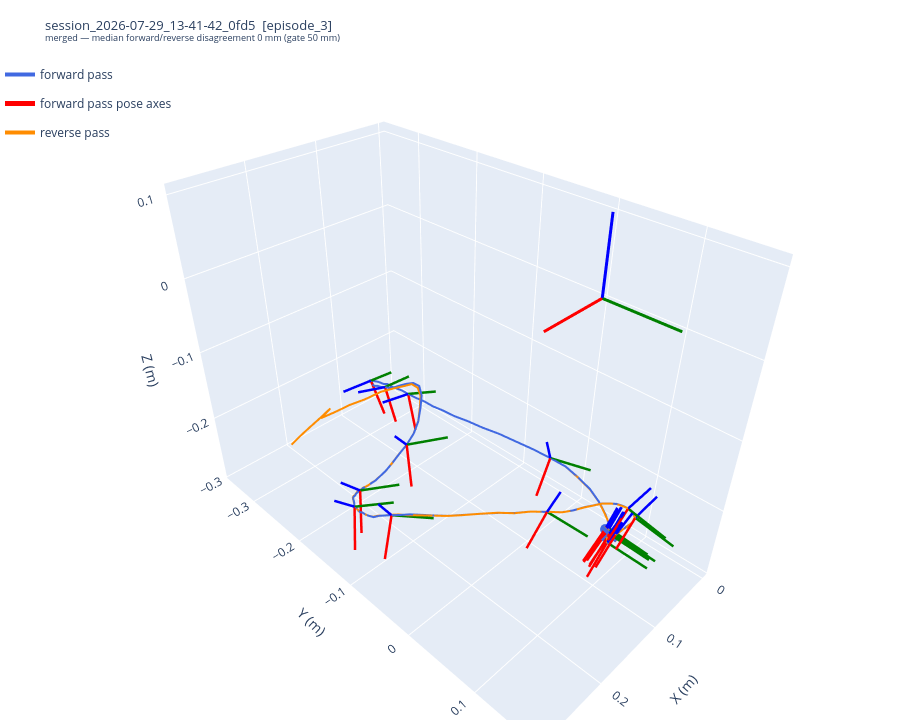

The notebook cell this image was saved under:
### Markdown cell above
## 4. Forward vs reverse in the SLAM frame

No transform is applied — these are the raw SLAM-frame positions, which is the frame the merge
gate judges them in. A break in a drawn line is a stretch where that pass genuinely lost
tracking; the regular `frame_stride` spacing is not treated as a gap (see `tracked_segments`).

Drag to orbit, scroll to zoom, and **hover any point to get its frame index and timestamp** —
that's the handle for tracing an excursion back to the video and the localizer log. Both
renderers are kept: `BACKEND_3D = 'matplotlib'` falls back to the static version, which becomes
a draggable OS window if you also switch the magic in the imports cell to `%matplotlib tk`.

`N_POSE_AXES` triads (red = camera x/right, green = y/down, blue = z/forward) ride on each trajectory, spaced evenly
in time rather than every k-th row, so a dropout doesn't bunch them. They show the rotation
*that pass* reported — the GoPro optical frame, not the hand frame step 5 retargets to —
which is what makes a position disagreement between the passes readable as either a shared path
walked differently or two genuinely different attitudes. Toggle them from the legend
independently of the trajectories.

### Code cell
def draw_axes(ax, origin, R, scale, label):
    """Draw RGB xyz axes at origin with orientation R (3x3, columns = x/y/z directions)."""
    for i, color in enumerate(('red', 'green', 'blue')):
        ax.quiver(
            *origin,
            R[0, i],
            R[1, i],
            R[2, i],
            length=scale,
            color=color,
            linewidth=1.5,
            arrow_length_ratio=0.2,
            label=f'{label} {"xyz"[i]}',
        )


def plot_passes_3d(ep, ep_key, fwd, rev, merged, ann, axis_scale=0.1, figsize=(12, 9)):
    """3D plot of the forward and reverse passes in the raw SLAM frame."""
    fig = plt.figure(figsize=figsize)
    ax = fig.add_subplot(111, projection='3d')
    stride = int(ann.get('frame_stride', 1) or 1)

    series = [
        (fwd, 'royalblue', 'forward pass', 1.4, 0.9),
        (rev, 'darkorange', 'reverse pass', 1.4, 0.9),
    ]
    if SHOW_MERGED:
        series.append((merged, 'black', 'merged (gopro/slam_poses)', 0.9, 0.5))

    for poses, color, label, lw, alpha in series:
        if poses is None:
            continue
        segments = tracked_segments(poses, stride)
        if not segments:
            print(f'{label}: no tracked poses, nothing to draw')
            continue
        for n, run in enumerate(segments):
            xyz = poses[run, :3]
            seg_label = label if n == 0 else None
            if len(run) == 1:
                ax.scatter(*xyz[0], color=color, marker='.', s=12, alpha=alpha, label=seg_label)
            else:
                ax.plot(xyz[:, 0], xyz[:, 1], xyz[:, 2], color=color, linewidth=lw, alpha=alpha, label=seg_label)
        first, last = segments[0][0], segments[-1][-1]
        ax.scatter(*poses[first, :3], color=color, marker='o', s=45, edgecolor='k', linewidth=0.5, zorder=5)
        ax.scatter(*poses[last, :3], color=color, marker='X', s=55, edgecolor='k', linewidth=0.5, zorder=5)
        if len(segments) > 1:
            print(f'{label}: {len(segments)} segments (tracking lost {len(segments) - 1}x)')

    # The SLAM frame origin: where the atlas puts (0,0,0), i.e. the map's own reference.
    draw_axes(ax, np.zeros(3), np.eye(3), axis_scale, 'SLAM')

    zoom = {'forward': fwd, 'reverse': rev}.get(ZOOM_TO)
    if zoom is not None:
        xyz = zoom[~np.isnan(zoom[:, 0]), :3]
        # A cube around this pass: equal aspect on a hand-set box only stays equal if the box
        # is already one, so build it that way rather than letting matplotlib reconcile it.
        centre = (xyz.max(axis=0) + xyz.min(axis=0)) / 2
        half = max((xyz.max(axis=0) - xyz.min(axis=0)).max() / 2, axis_scale) * 1.15
        ax.set_xlim(centre[0] - half, centre[0] + half)
        ax.set_ylim(centre[1] - half, centre[1] + half)
        ax.set_zlim(centre[2] - half, centre[2] + half)

    ax.set_xlabel('X (m)')
    ax.set_ylabel('Y (m)')
    ax.set_zlabel('Z (m)')

    overlap_mm = ann.get('reverse_overlap_median_mm', float('nan'))
    if ann.get('reverse_pass'):
        verdict = 'merged' if ann.get('reverse_merged') else 'reverse DISCARDED'
        subtitle = f'{verdict} — median forward/reverse disagreement {overlap_mm:.0f} mm (gate 50 mm)'
    else:
        subtitle = 'reverse pass not run'
    ax.set_title(
        f'{pathlib.Path(SESSION).name}  [{ep_key}]\n'
        f'{subtitle}\n'
        f'o = first tracked frame,  X = last',
        fontsize=9,
    )

    handles, labels = ax.get_legend_handles_labels()
    seen, dedup_h, dedup_l = set(), [], []
    for h, lbl in zip(handles, labels):
        if lbl not in seen:
            seen.add(lbl)
            dedup_h.append(h)
            dedup_l.append(lbl)
    ax.legend(dedup_h, dedup_l, fontsize=8, loc='upper left')

    ax.set_aspect('equal')
    fig.tight_layout()
    return fig, ax


def pose_axis_traces(poses, t_rel, name, n_axes, length):
    """
    Return three traces drawing ``n_axes`` pose triads, evenly spaced in time.

    Spacing is by *timestamp*, not by row: picking every len/N-th tracked row would bunch the
    triads wherever tracking was dense and skip whole seconds across a dropout. Targets are laid
    out uniformly between the first and last tracked time, then snapped to the nearest tracked
    frame (`timebase.nearest_idx`, the same helper the exporter resamples poses with).

    The triad is the rotation the pass reports for that frame: the columns of R are the camera
    optical axes expressed in the SLAM world frame, so red/green/blue are right/down/forward.
    """
    valid = np.flatnonzero(~np.isnan(poses[:, 0]))
    if n_axes < 1 or len(valid) < 2:
        return []
    t_valid = t_rel[valid]
    picks = np.unique(valid[nearest_idx(t_valid, np.linspace(t_valid[0], t_valid[-1], n_axes))])
    R = Rotation.from_quat(poses[picks, 3:]).as_matrix()  # (K,3,3), columns = body axes in world

    traces = []
    for i, (color, axis_label) in enumerate(zip(('red', 'green', 'blue'), 'xyz')):
        xs: list[float | None] = []
        ys: list[float | None] = []
        zs: list[float | None] = []
        hover: list[list[float]] = []
        for k, idx in enumerate(picks):
            p = poses[idx, :3]
            tip = p + length * R[k][:, i]
            # None breaks the line between triads, so all K segments ride in one trace.
            xs += [p[0], tip[0], None]
            ys += [p[1], tip[1], None]
            zs += [p[2], tip[2], None]
            hover += [[int(idx), float(t_rel[idx])]] * 3
        traces.append(
            go.Scatter3d(
                x=xs,
                y=ys,
                z=zs,
                mode='lines',
                line={'color': color, 'width': 5},
                name=f'{name} pose axes',
                legendgroup=f'{name} axes',
                showlegend=(i == 0),
                customdata=hover,
                hovertemplate=(
                    f'camera {axis_label}<br>frame %{{customdata[0]}}  t=%{{customdata[1]:.2f}}s'
                    f'<extra>{name}</extra>'
                ),
            )
        )
    return traces


def plotly_passes_3d(ep_key, fwd, rev, merged, ann, t_rel, axis_scale=0.1):
    """Same content as plot_passes_3d, as an orbitable plotly scene with per-point hover."""
    stride = int(ann.get('frame_stride', 1) or 1)
    fig = go.Figure()

    series = [(fwd, 'royalblue', 'forward pass'), (rev, 'darkorange', 'reverse pass')]
    if SHOW_MERGED:
        series.append((merged, 'black', 'merged (gopro/slam_poses)'))

    # Auto triad length: a fixed metre value is unusable across trajectories that range from
    # centimetres to metres. Scale to whatever the view is actually framing.
    zoom_pass = {'forward': fwd, 'reverse': rev}.get(ZOOM_TO)
    extent_from = [zoom_pass] if zoom_pass is not None else [p for p, _, _ in series if p is not None]
    tracked_xyz = np.concatenate([p[~np.isnan(p[:, 0]), :3] for p in extent_from])
    axis_len = POSE_AXIS_LEN or 0.07 * float((tracked_xyz.max(axis=0) - tracked_xyz.min(axis=0)).max())

    wanted = {'forward': {'forward pass'}, 'reverse': {'reverse pass'}, 'both': {'forward pass', 'reverse pass'}}.get(
        POSE_AXES_FOR, set()
    )

    for poses, color, name in series:
        if poses is None:
            continue
        for n, run in enumerate(tracked_segments(poses, stride)):
            fig.add_trace(
                go.Scatter3d(
                    x=poses[run, 0],
                    y=poses[run, 1],
                    z=poses[run, 2],
                    mode='lines' if len(run) > 1 else 'markers',
                    line={'color': color, 'width': 4},
                    marker={'color': color, 'size': 2},
                    name=name,
                    legendgroup=name,
                    showlegend=(n == 0),
                    # The point of the hover: read off *which frame* a bad excursion happened on,
                    # so it can be traced back to the video and the localizer log.
                    customdata=np.stack([run, t_rel[run]], axis=1),
                    hovertemplate=(
                        'frame %{customdata[0]}  t=%{customdata[1]:.2f}s<br>'
                        '(%{x:.3f}, %{y:.3f}, %{z:.3f}) m<extra>' + name + '</extra>'
                    ),
                )
            )
        if name in wanted:
            for trace in pose_axis_traces(poses, t_rel, name, N_POSE_AXES, axis_len):
                fig.add_trace(trace)

        runs = tracked_segments(poses, stride)
        if runs:
            for idx, symbol, tag in ((runs[0][0], 'circle', 'first'), (runs[-1][-1], 'x', 'last')):
                fig.add_trace(
                    go.Scatter3d(
                        x=[poses[idx, 0]],
                        y=[poses[idx, 1]],
                        z=[poses[idx, 2]],
                        mode='markers',
                        marker={'color': color, 'size': 6, 'symbol': symbol},
                        name=f'{name} ({tag} tracked)',
                        legendgroup=name,
                        showlegend=False,
                        hovertemplate=f'{tag} tracked frame {idx}<extra>{name}</extra>',
                    )
                )

    # SLAM frame axes at the atlas origin.
    for i, (color, label) in enumerate(zip(('red', 'green', 'blue'), 'xyz')):
        end = np.zeros(3)
        end[i] = axis_scale
        fig.add_trace(
            go.Scatter3d(
                x=[0, end[0]],
                y=[0, end[1]],
                z=[0, end[2]],
                mode='lines',
                line={'color': color, 'width': 6},
                name=f'SLAM {label}',
                showlegend=False,
                hoverinfo='skip',
            )
        )

    overlap_mm = ann.get('reverse_overlap_median_mm', float('nan'))
    if ann.get('reverse_pass'):
        verdict = 'merged' if ann.get('reverse_merged') else 'reverse DISCARDED'
        subtitle = f'{verdict} — median forward/reverse disagreement {overlap_mm:.0f} mm (gate 50 mm)'
    else:
        subtitle = 'reverse pass not run'

    scene = {
        'xaxis_title': 'X (m)',
        'yaxis_title': 'Y (m)',
        'zaxis_title': 'Z (m)',
        'aspectmode': 'data',  # equal aspect; 'cube' would distort the trajectory shape
    }
    zoom = {'forward': fwd, 'reverse': rev}.get(ZOOM_TO)
    if zoom is not None:
        xyz = zoom[~np.isnan(zoom[:, 0]), :3]
        centre = (xyz.max(axis=0) + xyz.min(axis=0)) / 2
        half = max((xyz.max(axis=0) - xyz.min(axis=0)).max() / 2, axis_scale) * 1.15
        for i, axis in enumerate(('xaxis', 'yaxis', 'zaxis')):
            scene[axis] = {'range': [centre[i] - half, centre[i] + half]}
        scene['aspectmode'] = 'cube'  # the ranges are already a cube, so this stays undistorted

    fig.update_layout(
        title={'text': f'{pathlib.Path(SESSION).name}  [{ep_key}]<br><sup>{subtitle}</sup>', 'font': {'size': 13}},
        scene=scene,
        height=720,
        margin={'l': 0, 'r': 0, 't': 60, 'b': 0},
        legend={'x': 0, 'y': 1},
    )
    return fig


if BACKEND_3D == 'plotly':
    fig3d = plotly_passes_3d(EP_KEY, fwd, rev, merged, ann, t_rel)
    fig3d.show()
else:
    fig, ax = plot_passes_3d(ep, EP_KEY, fwd, rev, merged, ann)
    plt.show()

### Figure 1 — Plotly figure (JSON) as saved in the notebook; plotly's stock layout.template omitted (floating-point values rounded to 4 significant figures; data arrays with more than 128 entries replaced by an {"elided": "..."} marker saying what was removed)
{"data": [{"customdata": {"elided": "204x2 float values"}, "hovertemplate": "frame %{customdata[0]}  t=%{customdata[1]:.2f}s<br>(%{x:.3f}, %{y:.3f}, %{z:.3f}) m<extra>forward pass</extra>", "legendgroup": "forward pass", "line": {"color": "royalblue", "width": 4}, "marker": {"color": "royalblue", "size": 2}, "mode": "lines", "name": "forward pass", "showlegend": true, "type": "scatter3d", "x": {"elided": "204 float values"}, "y": {"elided": "204 float values"}, "z": {"elided": "204 float values"}}, {"customdata": [[0, 0], [0, 0], [0, 0], [22, 0.367], [22, 0.367], [22, 0.367], [42, 0.7007], [42, 0.7007], [42, 0.7007], [64, 1.068], [64, 1.068], [64, 1.068], [86, 1.435], [86, 1.435], [86, 1.435], [106, 1.768], [106, 1.768], [106, 1.768], [128, 2.135], [128, 2.135], [128, 2.135], [150, 2.503], [150, 2.503], [150, 2.503], [170, 2.836], [170, 2.836], [170, 2.836], [192, 3.203], [192, 3.203], [192, 3.203], [214, 3.57], [214, 3.57], [214, 3.57], [236, 3.937], [236, 3.937], [236, 3.937], [256, 4.271], [256, 4.271], [256, 4.271], [278, 4.638], [278, 4.638], [278, 4.638], [300, 5.005], [300, 5.005], [300, 5.005], [320, 5.339], [320, 5.339], [320, 5.339], [342, 5.706], [342, 5.706], [342, 5.706], [364, 6.073], [364, 6.073], [364, 6.073], [384, 6.406], [384, 6.406], [384, 6.406], [406, 6.773], [406, 6.773], [406, 6.773]], "hovertemplate": "body x<br>frame %{customdata[0]}  t=%{customdata[1]:.2f}s<extra>forward pass</extra>", "legendgroup": "forward pass axes", "line": {"color": "red", "width": 5}, "mode": "lines", "name": "forward pass pose axes", "showlegend": true, "type": "scatter3d", "x": [0.08096, 0.1296, null, 0.0793, 0.128, null, 0.07992, 0.1285, null, 0.07645, 0.1252, null, 0.07773, 0.1265, null, 0.07522, 0.1238, null, 0.05902, 0.09989, null, 0.08445, 0.09379, null, 0.0896, 0.09376, null, 0.09051, 0.1016, null, 0.1832, 0.2063, null, 0.2434, 0.2697, null, 0.2584, 0.2848, null, 0.2424, 0.2761, null, 0.1451, 0.1922, null, 0.08039, 0.1292, null, 0.07351, 0.1222, null, 0.09121, 0.1397, null, 0.1016, 0.1498, null, 0.09288, 0.1414, null], "y": [0.0939, 0.1011, null, 0.09321, 0.1002, null, 0.09424, 0.1013, null, 0.09638, 0.1032, null, 0.0964, 0.1031, null, 0.09909, 0.1062, null, -0.006537, 0.007966, null, -0.2308, -0.2077, null, -0.3029, -0.2721, null, -0.2715, -0.2389, null, -0.1244, -0.0922, null, -0.1417, -0.1105, null, -0.135, -0.1054, null, -0.08744, -0.06247, null, 0.05776, 0.06983, null, 0.1173, 0.1267, null, 0.1241, 0.1338, null, 0.1137, 0.1233, null, 0.1107, 0.1206, null, 0.1069, 0.1163, null], "z": [-0.2284, -0.2375, null, -0.2305, -0.2397, null, -0.2307, -0.24, null, -0.229, -0.2379, null, -0.2285, -0.2375, null, -0.2346, -0.2442, null, -0.1965, -0.2214, null, -0.2025, -0.2459, null, -0.2134, -0.2526, null, -0.2084, -0.2446, null, -0.1723, -0.2027, null, -0.2168, -0.2458, null, -0.2284, -0.2588, null, -0.2203, -0.2476, null, -0.1825, -0.1943, null, -0.1811, -0.187, null, -0.1949, -0.2007, null, -0.2153, -0.2227, null, -0.2224, -0.2316, null, -0.2181, -0.2259, null]}, {"customdata": [[0, 0], [0, 0], [0, 0], [22, 0.367], [22, 0.367], [22, 0.367], [42, 0.7007], [42, 0.7007], [42, 0.7007], [64, 1.068], [64, 1.068], [64, 1.068], [86, 1.435], [86, 1.435], [86, 1.435], [106, 1.768], [106, 1.768], [106, 1.768], [128, 2.135], [128, 2.135], [128, 2.135], [150, 2.503], [150, 2.503], [150, 2.503], [170, 2.836], [170, 2.836], [170, 2.836], [192, 3.203], [192, 3.203], [192, 3.203], [214, 3.57], [214, 3.57], [214, 3.57], [236, 3.937], [236, 3.937], [236, 3.937], [256, 4.271], [256, 4.271], [256, 4.271], [278, 4.638], [278, 4.638], [278, 4.638], [300, 5.005], [300, 5.005], [300, 5.005], [320, 5.339], [320, 5.339], [320, 5.339], [342, 5.706], [342, 5.706], [342, 5.706], [364, 6.073], [364, 6.073], [364, 6.073], [384, 6.406], [384, 6.406], [384, 6.406], [406, 6.773], [406, 6.773], [406, 6.773]], "hovertemplate": "body y<br>frame %{customdata[0]}  t=%{customdata[1]:.2f}s<extra>forward pass</extra>", "legendgroup": "forward pass axes", "line": {"color": "green", "width": 5}, "mode": "lines", "name": "forward pass pose axes", "showlegend": false, "type": "scatter3d", "x": [0.08096, 0.07153, null, 0.0793, 0.07007, null, 0.07992, 0.07056, null, 0.07645, 0.0674, null, 0.07773, 0.06875, null, 0.07522, 0.06576, null, 0.05902, 0.04171, null, 0.08445, 0.07519, null, 0.0896, 0.0845, null, 0.09051, 0.07945, null, 0.1832, 0.1502, null, 0.2434, 0.2152, null, 0.2584, 0.2315, null, 0.2424, 0.2162, null, 0.1451, 0.1295, null, 0.08039, 0.06945, null, 0.07351, 0.06233, null, 0.09121, 0.07975, null, 0.1016, 0.08928, null, 0.09288, 0.08145, null], "y": [0.0939, 0.1412, null, 0.09321, 0.1406, null, 0.09424, 0.1416, null, 0.09638, 0.1437, null, 0.0964, 0.1438, null, 0.09909, 0.1465, null, -0.006537, 0.04036, null, -0.2308, -0.1866, null, -0.3029, -0.2636, null, -0.2715, -0.2336, null, -0.1244, -0.08897, null, -0.1417, -0.1034, null, -0.135, -0.09562, null, -0.08744, -0.04532, null, 0.05776, 0.1023, null, 0.1173, 0.1612, null, 0.1241, 0.1687, null, 0.1137, 0.1597, null, 0.1107, 0.1567, null, 0.1069, 0.1532, null], "z": [-0.2284, -0.2417, null, -0.2305, -0.2434, null, -0.2307, -0.2438, null, -0.229, -0.2423, null, -0.2285, -0.2418, null, -0.2346, -0.2475, null, -0.1965, -0.1976, null, -0.2025, -0.181, null, -0.2134, -0.183, null, -0.2084, -0.1777, null, -0.1723, -0.1598, null, -0.2168, -0.2013, null, -0.2284, -0.2134, null, -0.2203, -0.2141, null, -0.1825, -0.1989, null, -0.1811, -0.2025, null, -0.1949, -0.2147, null, -0.2153, -0.2314, null, -0.2224, -0.2376, null, -0.2181, -0.2329, null]}, {"customdata": [[0, 0], [0, 0], [0, 0], [22, 0.367], [22, 0.367], [22, 0.367], [42, 0.7007], [42, 0.7007], [42, 0.7007], [64, 1.068], [64, 1.068], [64, 1.068], [86, 1.435], [86, 1.435], [86, 1.435], [106, 1.768], [106, 1.768], [106, 1.768], [128, 2.135], [128, 2.135], [128, 2.135], [150, 2.503], [150, 2.503], [150, 2.503], [170, 2.836], [170, 2.836], [170, 2.836], [192, 3.203], [192, 3.203], [192, 3.203], [214, 3.57], [214, 3.57], [214, 3.57], [236, 3.937], [236, 3.937], [236, 3.937], [256, 4.271], [256, 4.271], [256, 4.271], [278, 4.638], [278, 4.638], [278, 4.638], [300, 5.005], [300, 5.005], [300, 5.005], [320, 5.339], [320, 5.339], [320, 5.339], [342, 5.706], [342, 5.706], [342, 5.706], [364, 6.073], [364, 6.073], [364, 6.073], [384, 6.406], [384, 6.406], [384, 6.406], [406, 6.773], [406, 6.773], [406, 6.773]], "hovertemplate": "body z<br>frame %{customdata[0]}  t=%{customdata[1]:.2f}s<extra>forward pass</extra>", "legendgroup": "forward pass axes", "line": {"color": "blue", "width": 5}, "mode": "lines", "name": "forward pass pose axes", "showlegend": false, "type": "scatter3d", "x": [0.08096, 0.08763, null, 0.0793, 0.08618, null, 0.07992, 0.08687, null, 0.07645, 0.08305, null, 0.07773, 0.08447, null, 0.07522, 0.08249, null, 0.05902, 0.08203, null, 0.08445, 0.1327, null, 0.0896, 0.1392, null, 0.09051, 0.138, null, 0.1832, 0.2128, null, 0.2434, 0.2753, null, 0.2584, 0.2912, null, 0.2424, 0.2685, null, 0.1451, 0.1517, null, 0.08039, 0.08154, null, 0.07351, 0.07485, null, 0.09121, 0.09495, null, 0.1016, 0.1071, null, 0.09288, 0.09731, null], "y": [0.0939, 0.1085, null, 0.09321, 0.1074, null, 0.09424, 0.1087, null, 0.09638, 0.111, null, 0.0964, 0.111, null, 0.09909, 0.1134, null, -0.006537, 0.002978, null, -0.2308, -0.2268, null, -0.3029, -0.3015, null, -0.2715, -0.2703, null, -0.1244, -0.1102, null, -0.1417, -0.1334, null, -0.135, -0.1266, null, -0.08744, -0.07733, null, 0.05776, 0.07694, null, 0.1173, 0.1395, null, 0.1241, 0.1447, null, 0.1137, 0.131, null, 0.1107, 0.1276, null, 0.1069, 0.123, null], "z": [-0.2284, -0.1811, null, -0.2305, -0.1831, null, -0.2307, -0.1834, null, -0.229, -0.1817, null, -0.2285, -0.1811, null, -0.2346, -0.1873, null, -0.1965, -0.1532, null, -0.2025, -0.19, null, -0.2134, -0.207, null, -0.2084, -0.1928, null, -0.1723, -0.1346, null, -0.2168, -0.1792, null, -0.2284, -0.1916, null, -0.2203, -0.1789, null, -0.1825, -0.1368, null, -0.1811, -0.1363, null, -0.1949, -0.1493, null, -0.2153, -0.1686, null, -0.2224, -0.1756, null, -0.2181, -0.171, null]}, {"hovertemplate": "first tracked frame 0<extra>forward pass</extra>", "legendgroup": "forward pass", "marker": {"color": "royalblue", "size": 6, "symbol": "circle"}, "mode": "markers", "name": "forward pass (first tracked)", "showlegend": false, "type": "scatter3d", "x": [0.08096], "y": [0.0939], "z": [-0.2284]}, {"hovertemplate": "last tracked frame 406<extra>forward pass</extra>", "legendgroup": "forward pass", "marker": {"color": "royalblue", "size": 6, "symbol": "x"}, "mode": "markers", "name": "forward pass (last tracked)", "showlegend": false, "type": "scatter3d", "x": [0.09288], "y": [0.1069], "z": [-0.2181]}, {"customdata": [[0.0, 0.0], [2.0, 0.03337], [4.0, 0.06673], [6.0, 0.1001], [8.0, 0.1335], [10.0, 0.1668], [12.0, 0.2002], [14.0, 0.2336], [16.0, 0.2669], [18.0, 0.3003], [20.0, 0.3337], [22.0, 0.367], [24.0, 0.4004], [26.0, 0.4338], [28.0, 0.4671], [30.0, 0.5005], [32.0, 0.5339], [34.0, 0.5672], [36.0, 0.6006], [38.0, 0.634], [40.0, 0.6673], [42.0, 0.7007], [44.0, 0.7341], [46.0, 0.7674], [48.0, 0.8008], [50.0, 0.8342], [52.0, 0.8675], [54.0, 0.9009], [56.0, 0.9343], [58.0, 0.9676], [60.0, 1.001], [62.0, 1.034], [64.0, 1.068], [66.0, 1.101], [68.0, 1.134], [70.0, 1.168], [72.0, 1.201], [74.0, 1.235], [76.0, 1.268], [78.0, 1.301], [80.0, 1.335], [82.0, 1.368], [84.0, 1.401], [86.0, 1.435], [88.0, 1.468], [90.0, 1.501], [92.0, 1.535], [94.0, 1.568], [96.0, 1.602], [98.0, 1.635], [100.0, 1.668], [102.0, 1.702], [104.0, 1.735], [106.0, 1.768], [108.0, 1.802], [110.0, 1.835], [112.0, 1.869], [114.0, 1.902], [116.0, 1.935], [118.0, 1.969], [120.0, 2.002], [122.0, 2.035], [124.0, 2.069], [126.0, 2.102]], "hovertemplate": "frame %{customdata[0]}  t=%{customdata[1]:.2f}s<br>(%{x:.3f}, %{y:.3f}, %{z:.3f}) m<extra>reverse pass</extra>", "legendgroup": "reverse pass", "line": {"color": "darkorange", "width": 4}, "marker": {"color": "darkorange", "size": 2}, "mode": "lines", "name": "reverse pass", "showlegend": true, "type": "scatter3d", "x": [0.0809, 0.08243, 0.08199, 0.08193, 0.08267, 0.08209, 0.08178, 0.08076, 0.0803, 0.08017, 0.07993, 0.07909, 0.07998, 0.08064, 0.08065, 0.08096, 0.08047, 0.08093, 0.08097, 0.08118, 0.08078, 0.08056, 0.081, 0.08096, 0.08032, 0.07967, 0.07909, 0.07849, 0.07802, 0.07788, 0.07754, 0.07784, 0.0767, 0.07687, 0.07649, 0.07668, 0.07711, 0.07747, 0.07725, 0.07725, 0.07722, 0.07664, 0.07668, 0.0775, 0.0776, 0.07769, 0.07772, 0.07834, 0.07729, 0.07736, 0.07665, 0.07674, 0.07593, 0.07528, 0.07455, 0.07353, 0.07251, 0.06902, 0.06435, 0.06116, 0.05652, 0.05427, 0.05411, 0.05469], "y": [0.0939, 0.09493, 0.09513, 0.09553, 0.0954, 0.09535, 0.09443, 0.09421, 0.09425, 0.0936, 0.0934, 0.09321, 0.09309, 0.0925, 0.09357, 0.09386, 0.09364, 0.09431, 0.09438, 0.09455, 0.09507, 0.09413, 0.09517, 0.09512, 0.09546, 0.09599, 0.09559, 0.096, 0.09548, 0.09564, 0.09508, 0.09561, 0.09632, 0.09558, 0.09557, 0.09563, 0.09612, 0.09553, 0.09522, 0.09566, 0.0957, 0.09639, 0.09638, 0.09641, 0.09671, 0.09666, 0.09719, 0.0973, 0.09725, 0.09745, 0.09802, 0.09836, 0.09915, 0.09903, 0.09846, 0.09854, 0.09732, 0.09378, 0.08748, 0.07959, 0.06633, 0.05067, 0.03222, 0.01332], "z": [-0.2284, -0.2283, -0.2284, -0.2287, -0.2288, -0.2297, -0.2302, -0.2303, -0.2301, -0.2309, -0.23, -0.231, -0.2305, -0.2305, -0.2302, -0.2301, -0.2303, -0.2301, -0.2307, -0.2305, -0.2307, -0.2311, -0.2306, -0.231, -0.2305, -0.23, -0.2305, -0.2293, -0.2294, -0.2292, -0.2292, -0.229, -0.2291, -0.2294, -0.2291, -0.2295, -0.2299, -0.2294, -0.2295, -0.2294, -0.229, -0.2286, -0.2288, -0.2287, -0.2285, -0.2286, -0.2285, -0.2285, -0.2289, -0.2291, -0.2296, -0.2313, -0.2333, -0.2347, -0.2366, -0.2378, -0.2379, -0.2369, -0.2338, -0.2289, -0.2211, -0.213, -0.2063, -0.2002]}, {"customdata": {"elided": "115x2 float values"}, "hovertemplate": "frame %{customdata[0]}  t=%{customdata[1]:.2f}s<br>(%{x:.3f}, %{y:.3f}, %{z:.3f}) m<extra>reverse pass</extra>", "legendgroup": "reverse pass", "line": {"color": "darkorange", "width": 4}, "marker": {"color": "darkorange", "size": 2}, "mode": "lines", "name": "reverse pass", "showlegend": false, "type": "scatter3d", "x": [0.2029, 0.189, 0.1742, 0.1583, 0.1411, 0.1609, 0.1445, 0.1324, 0.1173, 0.1072, 0.1035, 0.104, 0.1071, 0.1138, 0.125, 0.1398, 0.1544, 0.169, 0.1832, 0.195, 0.2057, 0.2145, 0.2205, 0.2261, 0.23, 0.2333, 0.2366, 0.2395, 0.2415, 0.2433, 0.2457, 0.2485, 0.2508, 0.2517, 0.2532, 0.2546, 0.2548, 0.2563, 0.2572, 0.2581, 0.2579, 0.2579, 0.2582, 0.2581, 0.2569, 0.256, 0.2551, 0.253, 0.2498, 0.2466, 0.2426, 0.2379, 0.233, 0.2268, 0.2196, 0.2116, 0.2019, 0.1903, 0.1782, 0.1683, 0.1565, 0.1451, 0.1359, 0.1275, 0.1184, 0.1114, 0.104, 0.09718, 0.0913, 0.08708, 0.08317, 0.0804, 0.0786, 0.07781, 0.07704, 0.07703, 0.07699, 0.07696, 0.07645, 0.07523, 0.07446, 0.07329, 0.07392, 0.07521, 0.07424, 0.07549, 0.07616, 0.07921, 0.08133, 0.08357, 0.08653, 0.08923, 0.08984, 0.09179, 0.09347, 0.09503, 0.0959, 0.09846, 0.1001, 0.1018, 0.1011, 0.1018, 0.1025, 0.1016, 0.1022, 0.1008, 0.09946, 0.09771, 0.09675, 0.09636, 0.09516, 0.09508, 0.0935, 0.09273, 0.09232], "y": [-0.3486, -0.3452, -0.3416, -0.3382, -0.3339, -0.3301, -0.3185, -0.3002, -0.2836, -0.2601, -0.236, -0.2154, -0.1974, -0.1787, -0.1617, -0.1474, -0.1347, -0.1278, -0.1246, -0.1254, -0.1265, -0.1287, -0.132, -0.1343, -0.1361, -0.1373, -0.1389, -0.1405, -0.1415, -0.1419, -0.1434, -0.1435, -0.1432, -0.1436, -0.1438, -0.142, -0.1411, -0.1384, -0.1369, -0.1358, -0.1335, -0.1307, -0.1277, -0.1253, -0.1231, -0.1185, -0.1135, -0.1081, -0.102, -0.09594, -0.08853, -0.07912, -0.06979, -0.05772, -0.04378, -0.02845, -0.01495, 0.00071, 0.01674, 0.03097, 0.04374, 0.05772, 0.07046, 0.07893, 0.08617, 0.0926, 0.09845, 0.1046, 0.1086, 0.1128, 0.117, 0.1173, 0.1198, 0.1208, 0.1229, 0.1237, 0.1243, 0.1244, 0.1236, 0.1241, 0.1241, 0.1245, 0.124, 0.1233, 0.1235, 0.1229, 0.123, 0.1213, 0.1208, 0.119, 0.1177, 0.1164, 0.1155, 0.1139, 0.1139, 0.1132, 0.1129, 0.112, 0.1121, 0.1119, 0.1113, 0.1114, 0.1115, 0.111, 0.1102, 0.1097, 0.1081, 0.1074, 0.107, 0.1063, 0.1067, 0.1067, 0.1069, 0.1069, 0.1071], "z": [-0.29, -0.2804, -0.2713, -0.2623, -0.2512, -0.2557, -0.2476, -0.2324, -0.2217, -0.2023, -0.1861, -0.1722, -0.1588, -0.152, -0.1501, -0.1531, -0.1583, -0.1659, -0.1727, -0.1803, -0.1889, -0.1974, -0.2032, -0.2078, -0.2097, -0.2117, -0.2131, -0.2141, -0.2158, -0.2168, -0.2177, -0.2194, -0.2211, -0.2209, -0.2228, -0.2231, -0.2242, -0.2257, -0.2268, -0.2283, -0.229, -0.2302, -0.2307, -0.2309, -0.2305, -0.2311, -0.2305, -0.2298, -0.2259, -0.2239, -0.2203, -0.2167, -0.2147, -0.2108, -0.2067, -0.2021, -0.1983, -0.1935, -0.1892, -0.187, -0.1839, -0.1824, -0.1807, -0.178, -0.1748, -0.1725, -0.1707, -0.171, -0.173, -0.1756, -0.1782, -0.1811, -0.1827, -0.1855, -0.188, -0.1889, -0.1893, -0.1906, -0.1912, -0.1911, -0.1926, -0.1935, -0.1947, -0.1968, -0.1981, -0.2006, -0.2014, -0.2038, -0.2053, -0.2073, -0.2094, -0.2115, -0.213, -0.2156, -0.2174, -0.2192, -0.2209, -0.2223, -0.222, -0.2228, -0.2225, -0.2223, -0.2225, -0.2221, -0.2214, -0.2197, -0.2187, -0.2186, -0.2189, -0.2191, -0.2193, -0.2191, -0.2183, -0.2187, -0.2183]}, {"hovertemplate": "first tracked frame 0<extra>reverse pass</extra>", "legendgroup": "reverse pass", "marker": {"color": "darkorange", "size": 6, "symbol": "circle"}, "mode": "markers", "name": "reverse pass (first tracked)", "showlegend": false, "type": "scatter3d", "x": [0.0809], "y": [0.0939], "z": [-0.2284]}, {"hovertemplate": "last tracked frame 406<extra>reverse pass</extra>", "legendgroup": "reverse pass", "marker": {"color": "darkorange", "size": 6, "symbol": "x"}, "mode": "markers", "name": "reverse pass (last tracked)", "showlegend": false, "type": "scatter3d", "x": [0.09232], "y": [0.1071], "z": [-0.2183]}, {"hoverinfo": "skip", "line": {"color": "red", "width": 6}, "mode": "lines", "name": "SLAM x", "showlegend": false, "type": "scatter3d", "x": [0, 0.1], "y": [0, 0], "z": [0, 0]}, {"hoverinfo": "skip", "line": {"color": "green", "width": 6}, "mode": "lines", "name": "SLAM y", "showlegend": false, "type": "scatter3d", "x": [0, 0], "y": [0, 0.1], "z": [0, 0]}, {"hoverinfo": "skip", "line": {"color": "blue", "width": 6}, "mode": "lines", "name": "SLAM z", "showlegend": false, "type": "scatter3d", "x": [0, 0], "y": [0, 0], "z": [0, 0.1]}], "layout": {"height": 720, "legend": {"x": 0, "y": 1}, "margin": {"b": 0, "l": 0, "r": 0, "t": 60}, "scene": {"aspectmode": "data", "xaxis": {"title": {"text": "X (m)"}}, "yaxis": {"title": {"text": "Y (m)"}}, "zaxis": {"title": {"text": "Z (m)"}}}, "title": {"font": {"size": 13}, "text": "session_2026-07-29_13-41-42_0fd5  [episode_3]<br><sup>merged — median forward/reverse disagreement 0 mm (gate 50 mm)</sup>"}}}
